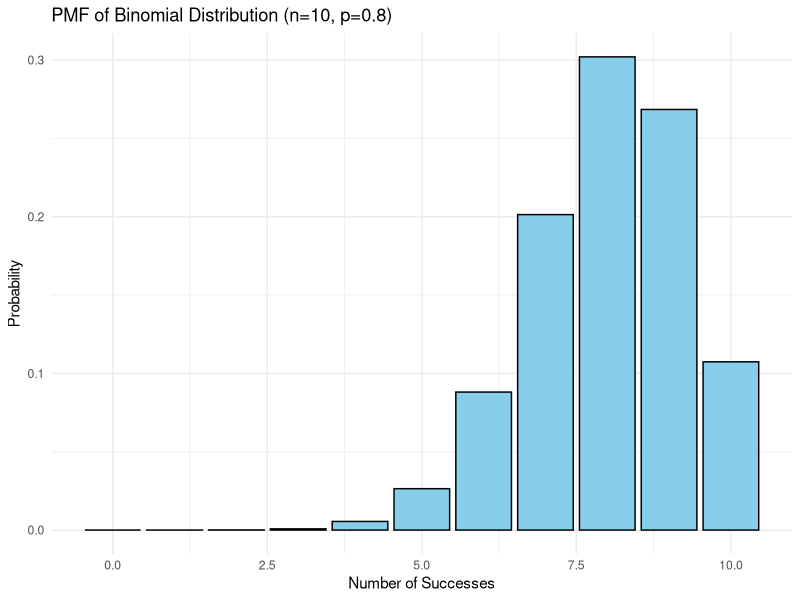
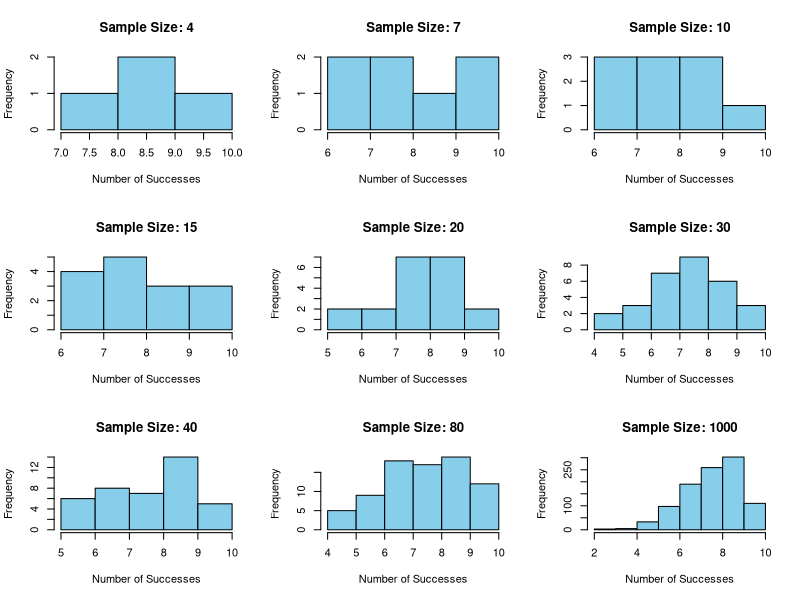
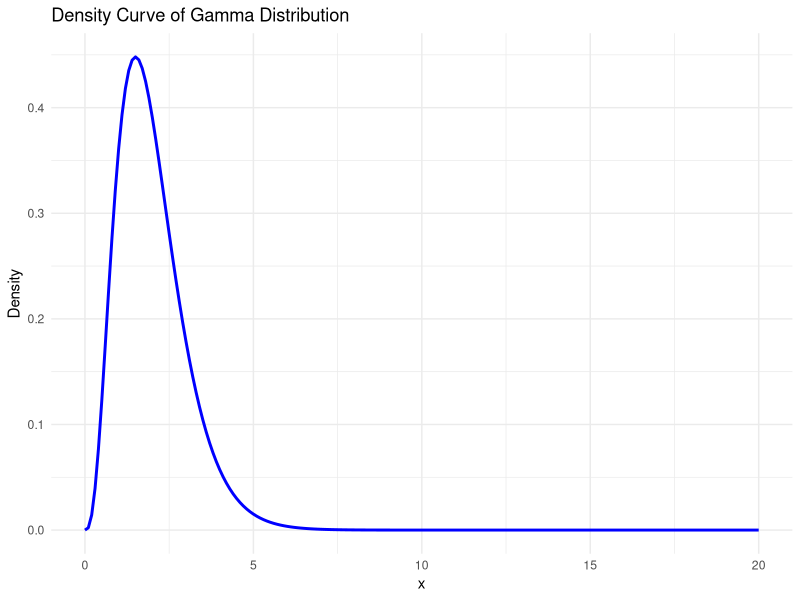
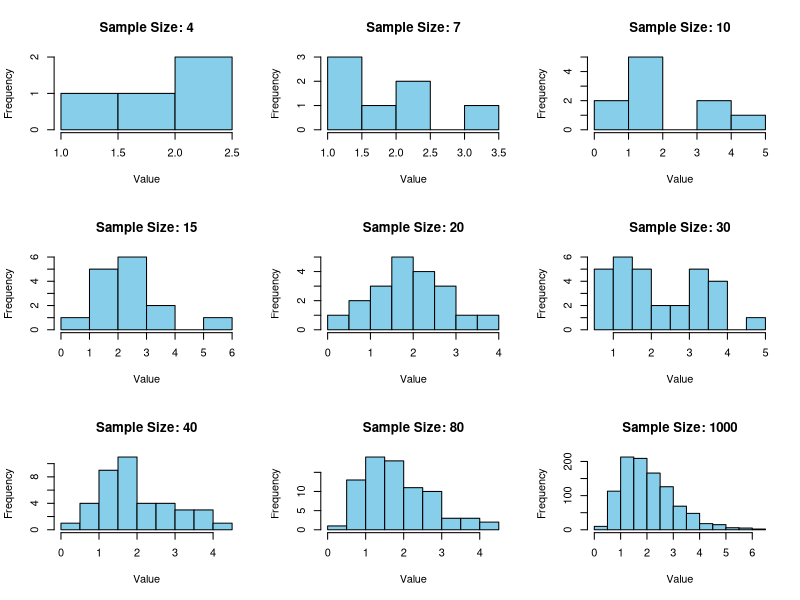
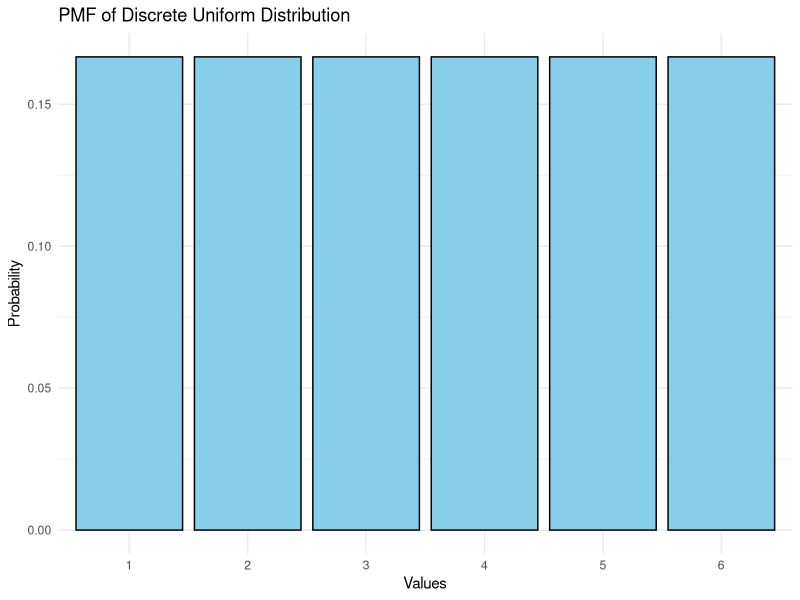
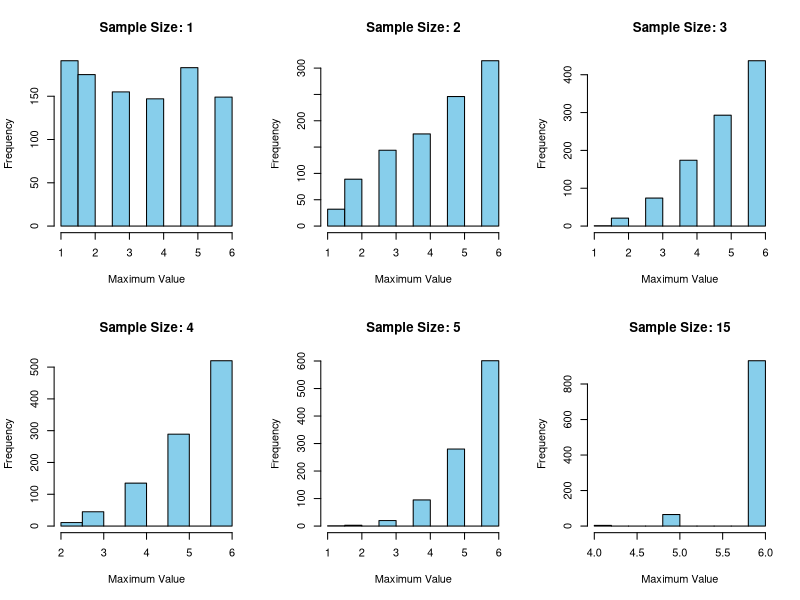
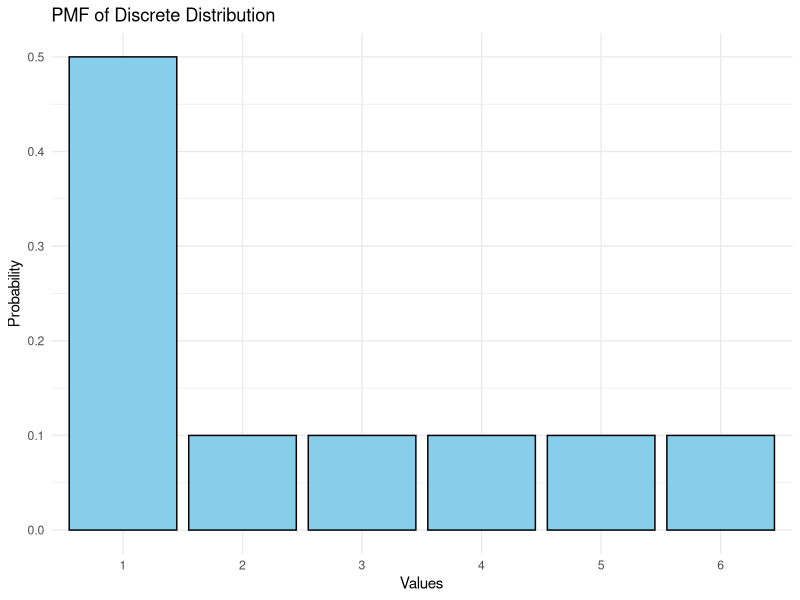
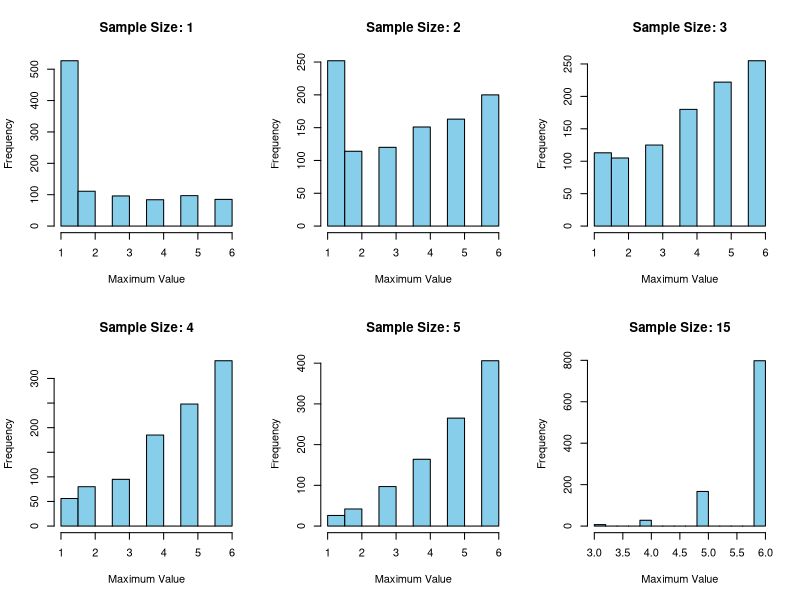

The R source for these figures, in order:
## ---- chunk 1
# Load necessary library for plotting
library(ggplot2)

# Define parameters
n <- 10
p <- 0.8

# Create a sequence of x values from 0 to n
x_values <- 0:n

# Calculate the PMF using the dbinom function
pmf_values <- dbinom(x_values, size = n, prob = p)

# Create a data frame for plotting
data <- data.frame(x = x_values, pmf = pmf_values)

# Plot the PMF
ggplot(data, aes(x = x, y = pmf)) +
  geom_bar(stat = "identity", fill = "skyblue", color = "black") +
  labs(title = "PMF of Binomial Distribution (n=10, p=0.8)",
       x = "Number of Successes",
       y = "Probability") +
  theme_minimal()

## ---- chunk 2
# Sample sizes
sample_sizes <- c(4, 7, 10, 15, 20, 30, 40, 80, 1000)

# Generate random samples and plot histograms for each sample size
par(mfrow = c(3, 3))  # Set the layout of the plots

for (i in 1:length(sample_sizes)) {
  sample_size <- sample_sizes[i]
  sample <- rbinom(sample_size, size = 10, prob = 0.8)  # Generating random samples from a Binomial distribution
  
  hist(sample, main = paste("Sample Size:", sample_size), xlab = "Number of Successes", col = "skyblue", border = "black")
}
## ---- chunk 3
# Load necessary library for plotting
library(ggplot2)

# Define parameters
alpha <- 4
beta <- 2

# Generate a sequence of x values
x_values <- seq(0, 20, by = 0.1)  # Change the range and granularity as needed

# Calculate the density values using dgamma function
density_values <- dgamma(x_values, shape = alpha, rate = beta)

# Create a data frame for plotting
data <- data.frame(x = x_values, density = density_values)

# Plot the density curve
ggplot(data, aes(x = x, y = density)) +
  geom_line(color = "blue", linewidth = 1) +
  labs(title = "Density Curve of Gamma Distribution",
       x = "x",
       y = "Density") +
  theme_minimal()


## ---- chunk 4
# Sample sizes
sample_sizes <- c(4, 7, 10, 15, 20, 30, 40, 80, 1000)

# Generate random samples and plot histograms for each sample size
par(mfrow = c(3, 3))  # Set the layout of the plots

for (i in 1:length(sample_sizes)) {
  sample_size <- sample_sizes[i]
  sample <- rgamma(sample_size, shape = 4, rate = 2)  # Generating random samples from a Gamma distribution
  
  hist(sample, main = paste("Sample Size:", sample_size), xlab = "Value", col = "skyblue", border = "black")
}

## ---- chunk 5
# Define the values of the discrete uniform random variable
values <- 1:6

# Calculate the probability mass function (since it's uniform, each value has equal probability)
prob <- rep(1/length(values), length(values))

# Create a data frame for plotting
data <- data.frame(values = values, probability = prob)

# Plot the PMF
library(ggplot2)

ggplot(data, aes(x = as.factor(values), y = probability)) +
  geom_bar(stat = "identity", fill = "skyblue", color = "black") +
  labs(title = "PMF of Discrete Uniform Distribution",
       x = "Values",
       y = "Probability") +
  theme_minimal() +
  scale_x_discrete(labels = as.character(values))

## ---- chunk 6
# Define the values of the discrete random variable
values <- 1:6

# Function to generate a random sample from a discrete uniform distribution
disc_samp <- function(n) {
  sample(values, size = n, replace = TRUE)
}

## ---- chunk 7
# Define the function to generate the sample maximum
sample_max <- function(n) {
  max(disc_samp(n))
}

# Sample sizes
sample_sizes <- c(1, 2, 3, 4, 5, 15)

# Generate the sampling distribution of sample maxima and plot histograms
par(mfrow = c(2, 3))  # Set the layout of the plots

for (size in sample_sizes) {
  max_samples <- replicate(1000, sample_max(size))  # Generating 1000 samples
  
  hist(max_samples, main = paste("Sample Size:", size),
       xlab = "Maximum Value", col = "skyblue", border = "black")
}

## ---- chunk 8
# Define the values of the discrete random variable
values <- 1:6

# Define probabilities for each value
probabilities <- c(0.5, 0.1, 0.1, 0.1, 0.1, 0.1)

# Create a data frame for plotting
data <- data.frame(values = values, probability = probabilities)

# Plot the PMF
library(ggplot2)

ggplot(data, aes(x = as.factor(values), y = probability)) +
  geom_bar(stat = "identity", fill = "skyblue", color = "black") +
  labs(title = "PMF of Discrete Distribution",
       x = "Values",
       y = "Probability") +
  theme_minimal() +
  scale_x_discrete(labels = as.character(values))

## ---- chunk 9
# Define the values of the discrete random variable
values <- 1:6

# Define probabilities for each value
probabilities <- c(0.5, 0.1, 0.1, 0.1, 0.1, 0.1)

# Function to generate a random sample from the given discrete distribution
disc_samp_1 <- function(n) {
  sample(values, size = n, replace = TRUE, prob = probabilities)
}
 
## ---- chunk 10
# Define the function to generate the sample maximum
sample_max <- function(n) {
  max(disc_samp_1(n))
}

# Sample sizes
sample_sizes <- c(1, 2, 3, 4, 5, 15)

# Set seed for reproducibility
set.seed(42)

# Generate the sampling distribution of sample maxima and plot histograms
par(mfrow = c(2, 3))  # Set the layout of the plots

for (size in sample_sizes) {
  max_samples <- replicate(1000, sample_max(size))  # Generating 1000 samples
  
  hist(max_samples, main = paste("Sample Size:", size),
       xlab = "Maximum Value", col = "skyblue", border = "black")
}

## ---- chunk 11
samp_sizes  <- c(1, 2, 3, 4, 15, 500, 1000)

par(mfrow=c(2,2))
for(size in samp_sizes){
  replicates <- replicate(10000, {
    mean(rexp(size, rate = 5))
  })
  hist(replicates, breaks = 100,
       main = paste("Samp Dist for Exp, samp size =", size ))
}
## ---- chunk 12


disc_samp <- function(n) {
  sample(1:6, n, replace=T)
}



## ---- chunk 13


# Define the function to generate the sample maximum
sample_mean <- function(n) {
  mean(disc_samp(n))
}

# Sample sizes
sample_sizes <- c(1, 2, 3, 4, 15, 500)

# Set seed for reproducibility
set.seed(42)

# Generate the sampling distribution of sample maxima and plot histograms
par(mfrow = c(2, 3))  # Set the layout of the plots




for (size in sample_sizes) {
  max_samples <- replicate(1000, sample_mean(size))  # Generating 1000 samples
  
  hist(max_samples, main = paste("Sample Size:", size), 
       xlab = "Maximum Value", col = "skyblue", border = "black")
}


## ---- chunk 14

cont_uni_samp <- function(n) {
  sample(0:1, n, replace=T)
}


## ---- chunk 15

# Define the function to generate the sample maximum
sample_mean <- function(n) {
  mean(cont_uni_samp(n))
}

# Sample sizes
sample_sizes <- c(1, 2, 3, 4, 15, 500)

# Set seed for reproducibility
set.seed(42)

# Generate the sampling distribution of sample maxima and plot histograms
par(mfrow = c(2, 3))  # Set the layout of the plots




for (size in sample_sizes) {
  max_samples <- replicate(1000, sample_mean(size))  # Generating 1000 samples
  
  hist(max_samples, main = paste("Sample Size:", size), 
       xlab = "Maximum Value", col = "skyblue", border = "black")
}
## ---- chunk 16


alpha_hat <- function(samp) {
  
  sum = 0
  len = length(samp)
  mean = mean(samp)

  for(i in samp){
    sum = sum + (i^2) - mean^2
    
  }
  
  return(mean^2/((1/len) * (sum)))
  
}

beta_hat <- function(samp){
  
  sum = 0
  len = length(samp)
  mean = mean(samp)

  for(i in samp){
    sum = sum + (i^2) - mean^2
    
  }
  
  return(((1/len) * (sum))/mean)
  
  
  
}

## ---- chunk 17



alpha_results <- replicate(10000, {
  samp<- rgamma(30,shape = 2, scale = 4)
  alpha_hat(samp)
})

var_emp_a <- var(alpha_results)
bias_emp_a <- mean(alpha_results) - 2

cat("Variance for alpha ",var_emp_a)
cat("\n")
cat("Bias for alpha ", bias_emp_a)
cat("\n")



beta_results <- replicate(10000, {
  samp<- rgamma(30,shape = 2, scale = 4)
  beta_hat(samp)
})

var_emp <- var(beta_results)
bias_emp <- mean(beta_results) - 4

cat("Variance for beta ",var_emp)
cat("\n")
cat("Bias for beta ", bias_emp)



## ---- chunk 18

alpha_results <- replicate(10000, {
  samp<- rgamma(30,shape = 2, scale = 4)
  alpha_hat(samp)
})



MSE_emp_a <- mean(alpha_results-2)^2
cat ("MSE of alpha ", MSE_emp_a)
cat("\n")              



beta_results <- replicate(10000, {
  samp<- rgamma(30,shape = 2, scale = 4)
  beta_hat(samp)
})

MSE_emp <- mean(beta_results-4)^2
cat ("MSE of beta ", MSE_emp)
                

## ---- chunk 19
MSE_emp_a - (var_emp_a + (bias_emp_a))





## ---- chunk 20

sample_mean <- function(n) {
  mean(n)^(2)
}




## ---- chunk 21


mu <- 5
sigma <- 1.5
sample_size <- 15
num_replicates <- 1000  


theta_estimates <- replicate(num_replicates, {
  sample_data <- rnorm(sample_size, mean = mu, sd = sigma)
  sample_mean(sample_data)
})


var_emp <- var(theta_estimates)
bias_emp <- mean(theta_estimates) - mu^2

cat("Empirical Variance of theta_hat:", var_emp)
cat("\n")
cat("Empirical Bias of theta_hat:", bias_emp)
cat("\n")



## ---- chunk 22

mu <- 5
sigma <- 1.5
sample_size <- 15
num_replicates <- 1000

theta_estimates <- replicate(num_replicates, {
  sample_data <- rnorm(sample_size, mean = mu, sd = sigma)
  sample_mean(sample_data)
})


true_value <- mu^2
MSE_emp <- mean((theta_estimates - true_value)^2)

cat("Mean Squared Error of theta_hat:", MSE_emp, "\n")

## ---- chunk 23
MSE_emp - (var_emp + (bias_emp)^2)
